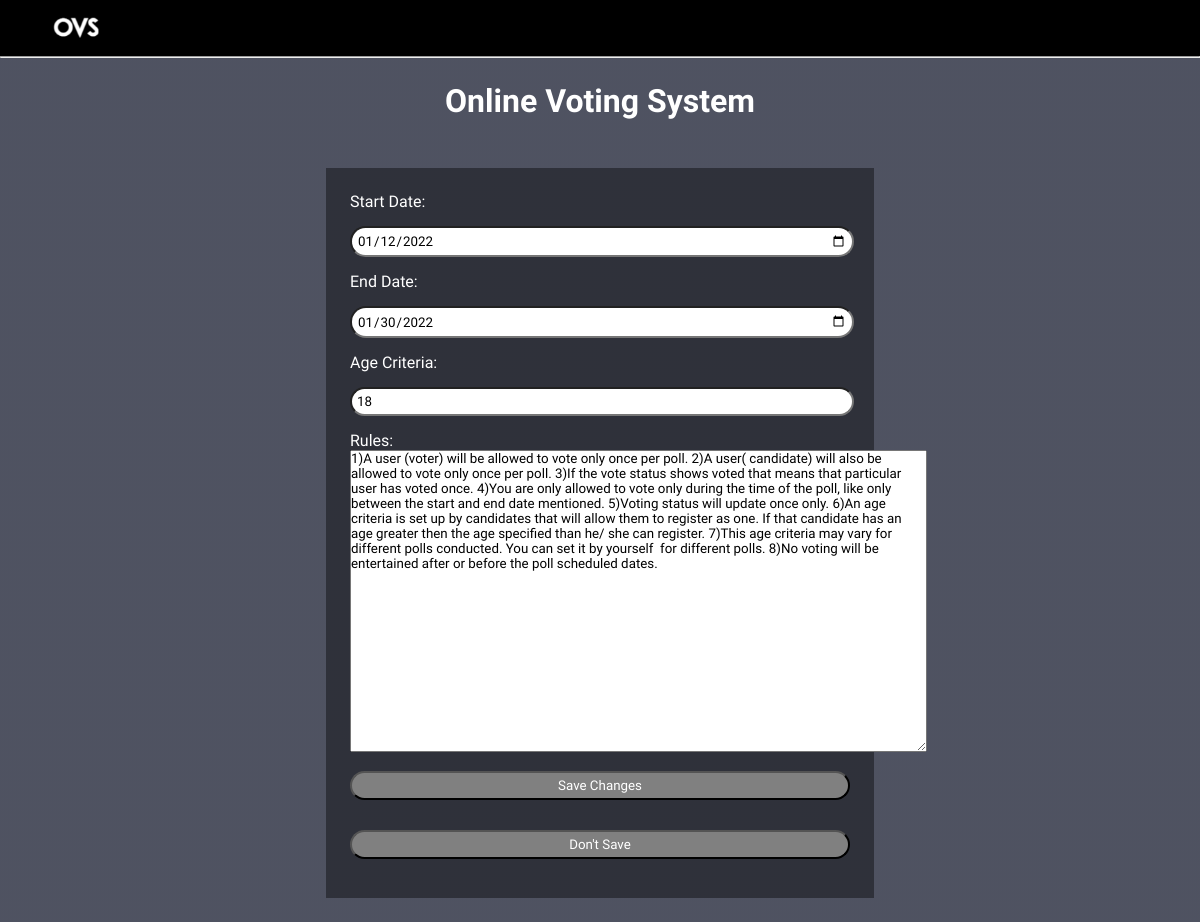
Screenshot of /routes/editpoll_page.php with the database file from the repository.
### tables this page shows
Create Table poll (
s_no int NOT NULL auto_increment,
Start_date date NOT NULL,
End_date date NOT NULL,
Age int NOT NULL,
rules varchar(2000) NOT NULL,
constraint pk_s PRIMARY KEY (s_no));

### routes/editpoll_page.php (the view, shortened to what this page needs)
<?php
include("../api/connect.php");
$poll = mysqli_query($connect,"SELECT * FROM poll");
$poll_details = mysqli_fetch_array($poll);
?>
<!DOCTYPE html>
<html lang="en">
<head>
    <link rel="stylesheet" href="stylelogin.css">
</head>
<body>
    <header>
        <nav class="logreg">
            <img src="logonew.png" alt="">
        </nav>
    </header>
    <main>
        <hr>
        <h1>Online Voting System</h1>
        <div class="pollform">
            <form action="../api/editpoll.php" method="post">
                Start Date:<input type="date" required name="startdate" value=<?php echo $poll_details['Start_date'] ?>>
                End Date:<input type="date" required name="enddate" value=<?php echo $poll_details['End_date'] ?>>
                Age Criteria: <input type="number" required name="age" value=<?php echo $poll_details['Age'] ?>>
                Rules: <textarea name="rules" id="rules" cols="70" rows="20"><?php echo $poll_details['rules'] ?>
                    </textarea>
                <button class="logregbtn" type="submit">Save Changes</button>
            </form>
            <a href="admin.php"><button class="logregbtn">Don't Save</button></a>
        </div>
    </main>
</body>
</html>

### routes/stylelogin.css (style rules this page uses)
* { margin: 0; padding: 0; font-family: 'Karma', serif; color: white; }
header { background: #000; color: white; }
.logreg { display: flex; padding: 1% 2%; justify-content: space-between; align-items: center; }
img { width: 9%; }
h1 { text-align: center; padding: 2%; }
body { background-image: radial-gradient(rgba(4,9,30,0.7),rgba(4,9,30,0.7)), url(box.jpg); background-size: cover; background-attachment: fixed; }
input { color: black; width: 98% ; padding: 1%; margin: 3% 0%; border-radius: 20px; }
.logregbtn { width: 100%; padding: 1%; margin: 3% 0%; background: gray; border-radius: 20px; }
#rules { color: black; }
.pollform { max-width: 500px; padding: 10px; background-color: rgba(0, 0, 0, 0.4); padding: 2%; margin: 2% auto; }

### rows the page displays
poll: startdate "01/12/2022", enddate "01/30/2022", age "18", rules "1)A user (voter) will be allowed to vote only once per poll. 2)A user( candidate) will also be allowed to vote only once per poll. 3)If the vote status shows voted that means that particular user has voted once. 4)You are only allowed to vote only during the time of the poll, like only between the start and end date mentioned. 5)Voting status will update once only. 6)An age criteria is set up by candidates that will allow them to register as one. If that candidate has an age greater then the age specified than he/ she can register. 7)This age criteria may vary for different polls conducted. You can set it by yourself for different polls. 8)No voting will be entertained after or before the…"
